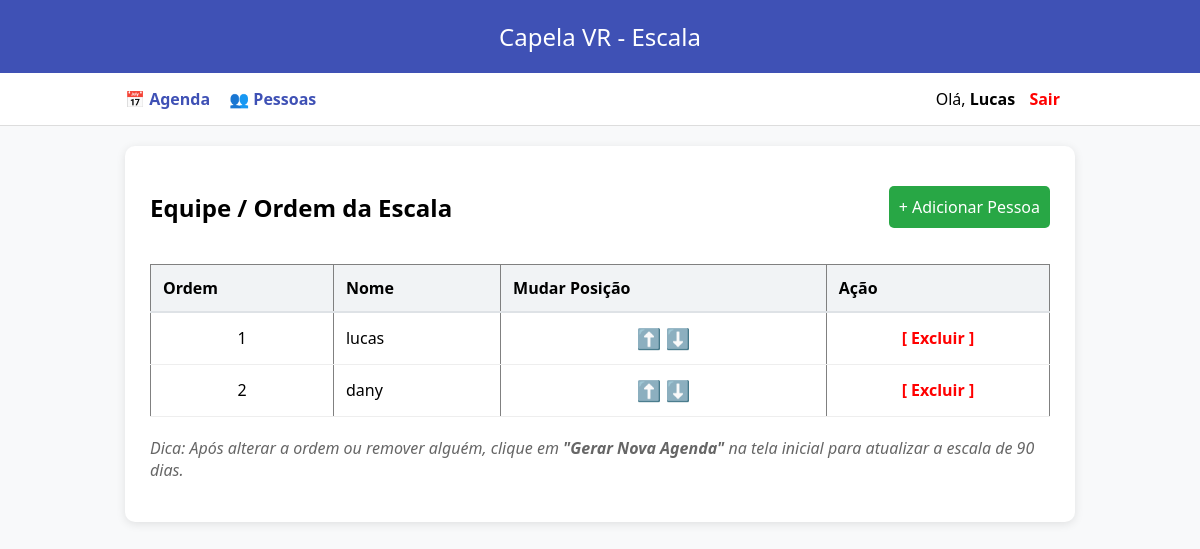
Screenshot of /pessoas (signed in) with the database file from the repository.
### tables this page shows
CREATE TABLE pessoas (
                id INTEGER PRIMARY KEY AUTOINCREMENT,
                nome TEXT NOT NULL,
                senha TEXT DEFAULT '1234',
                role TEXT DEFAULT 'user',
                primeiro_login INTEGER DEFAULT 1,
                ordem INTEGER NOT NULL,
                ativo INTEGER DEFAULT 1
            );

### app.py (the view)
@app.route("/pessoas")
def pessoas():
    if session.get('role') != 'admin': return redirect(url_for("login"))
    with get_db() as db:
        c = db.cursor()
        c.execute("SELECT * FROM pessoas ORDER BY ordem")
        lista = c.fetchall()
    return render_template("pessoas.html", pessoas=lista)

### app.py (called while the page is built)
def get_db():
    conn = sqlite3.connect(DB_NAME, timeout=10)
    conn.row_factory = sqlite3.Row
    return conn

### templates/pessoas.html
{% extends "base.html" %}
{% block content %}
<div style="display: flex; justify-content: space-between; align-items: center;">
    <h2>Equipe / Ordem da Escala</h2>
    <a href="/cadastrar" style="background: #28a745; color: white; padding: 10px; text-decoration: none; border-radius: 5px;">+ Adicionar Pessoa</a>
</div>
<table border="1" style="width: 100%; border-collapse: collapse; margin-top: 20px;">
    <thead>
        <tr style="background: #f4f4f4;">
            <th>Ordem</th>
            <th>Nome</th>
            <th>Mudar Posição</th>
            <th>Ação</th>
        </tr>
    </thead>
    <tbody>
        {% for p in pessoas %}
        <tr>
            <td align="center">{{ p['ordem'] }}</td>
            <td>{{ p['nome'] }}</td>
            <td align="center">
                <a href="/mover_pessoa/{{ p['id'] }}/subir" style="text-decoration: none; font-size: 20px;">⬆️</a>
                <a href="/mover_pessoa/{{ p['id'] }}/descer" style="text-decoration: none; font-size: 20px;">⬇️</a>
            </td>
            <td align="center">
                <a href="/remover_pessoa/{{ p['id'] }}"
                   onclick="return confirm('Deseja mesmo remover {{ p['nome'] }}? Isso afetará a agenda.')"
                   style="color: red; text-decoration: none; font-weight: bold;">[ Excluir ]</a>
            </td>
        </tr>
        {% endfor %}
    </tbody>
</table>
<p style="margin-top: 20px; color: #666;">
    <i>Dica: Após alterar a ordem ou remover alguém, clique em <b>"Gerar Nova Agenda"</b> na tela inicial para atualizar a escala de 90 dias.</i>
</p>
{% endblock %}

### templates/base.html (shortened to what this page needs)
<!DOCTYPE html>
<html>
<head>
    <link rel="stylesheet" href="{{ url_for('static', filename='style.css') }}">
</head>
<body>
    <header>Capela VR - Escala</header>
    <nav>
        <div style="display: flex; justify-content: space-between; max-width: 950px; margin: auto;">
            <div>
                <a href="/">📅 Agenda</a>
                {% if session.get('role') == 'admin' %}
                    <a href="/pessoas">👥 Pessoas</a>
                {% endif %}
            </div>
            <div>
                {% if session.get('nome') %}
                    <span>Olá, <b>{{ session['nome']|capitalize }}</b></span>
                    <a href="/logout" style="color: red; margin-left: 10px;">Sair</a>
                {% else %}
                    <a href="/login">Entrar</a>
                {% endif %}
            </div>
        </div>
    </nav>
    <div class="container">
        {% block content %}{% endblock %}
    </div>
</body>
</html>

### static/style.css (style rules this page uses)
body { font-family: 'Segoe UI', sans-serif; background: #f8f9fa; margin: 0; padding: 0; }
header { background: #3f51b5; color: white; padding: 20px; text-align: center; font-size: 24px; }
nav { background: white; padding: 15px; border-bottom: 1px solid #ddd; margin-bottom: 20px; }
nav a { margin-right: 15px; text-decoration: none; color: #3f51b5; font-weight: bold; }
.container { max-width: 900px; margin: auto; background: white; padding: 25px; border-radius: 10px; box-shadow: 0 2px 10px rgba(0,0,0,0.1); }
table { width: 100%; border-collapse: collapse; margin-top: 15px; }
th { background: #f1f3f5; padding: 12px; text-align: left; border-bottom: 2px solid #dee2e6; }
td { padding: 12px; border-bottom: 1px solid #eee; }

### rows the page displays
pessoas: nome "Lucas", ordem "1", nome "lucas"
pessoas: ordem "2", nome "dany"
